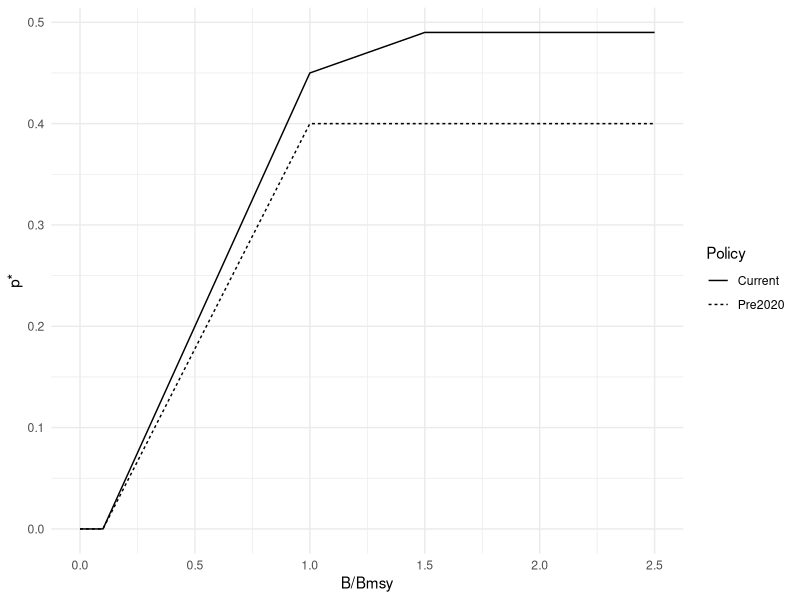
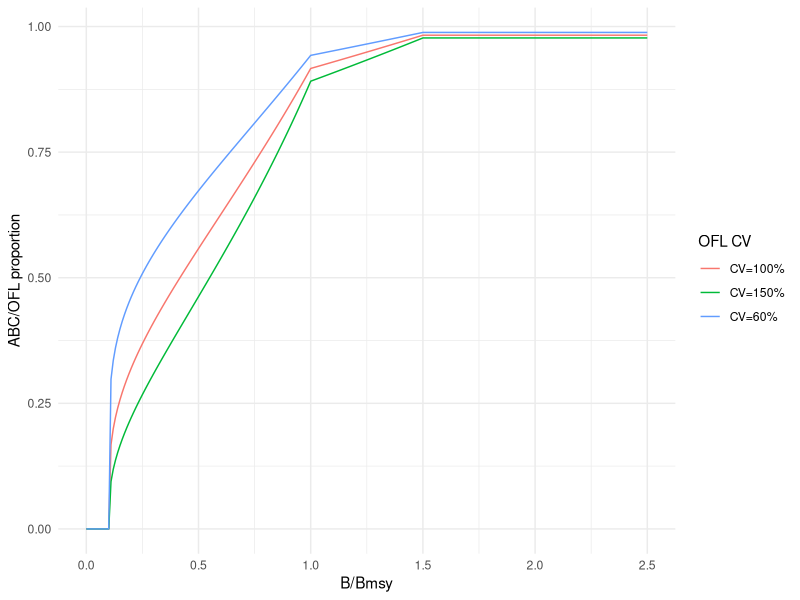

Here is the R script that generated these plots, in order:
## ---- chunk 1
knitr::opts_chunk$set(echo = FALSE,
                      message = FALSE,
                      warning = FALSE)
## ---- chunk 2

riskpol <- data.frame(Bfrac = c(0, 0.1, 1.0, 1.5, 2.5),
                      Current = c(0, 0, 0.45, 0.49, 0.49),
                      Pre2020 = c(0, 0, 0.4, 0.4, 0.4)
)

riskpol <- riskpol |>
  tidyr::pivot_longer(-Bfrac, names_to = "pstar")

p1 <- ggplot2::ggplot(riskpol, ggplot2::aes(x=Bfrac, y=value, linetype = pstar)) +
  ggplot2::geom_path(show.legend = TRUE) +
  ggplot2::theme_minimal() +
  ggplot2::xlab("B/Bmsy") +
  ggplot2::ylab("p*") +
  ggplot2::labs(linetype = "Policy")#+
  #theme(legend.position="bottom")

p1
#print(p1, vp=grid::viewport(gp=grid::gpar(cex=1.5)))
## ---- chunk 3

ABCprop <- data.frame(Bfrac = seq(0, 2.5, 0.01)) |>
  dplyr::mutate(pstar = dplyr::case_when(Bfrac <= 0.1 ~ 0,
                                  Bfrac > 0.1 & Bfrac <= 1.0 ~ (Bfrac-0.1)*((0.45-0)/(1-0.1)) ,
                                  Bfrac > 1.0 & Bfrac <= 1.5 ~ (Bfrac-1.0)*((0.49-0.45)/(1.5-1))+0.45,
                                  Bfrac > 1.5 ~ 0.49)) |>
  dplyr::mutate("CV=60%" = qlnorm(pstar, log(1), log(0.60 + 1)),
                "CV=100%" = qlnorm(pstar, log(1), log(1.00 + 1)),
                "CV=150%" = qlnorm(pstar, log(1), log(1.50 + 1))) |>
  tidyr::pivot_longer(-c(Bfrac, pstar), names_to = "CVlevel")
                       

p2 <- ggplot2::ggplot(ABCprop, ggplot2::aes(x=Bfrac, y=value, colour=CVlevel)) +
  ggplot2::geom_line()+  
  ggplot2::theme_minimal() +
  ggplot2::xlab("B/Bmsy") +
  ggplot2::ylab("ABC/OFL proportion") +
  ggplot2::labs(colour = "OFL CV") #+
  #theme(legend.position="bottom")

p2
#print(p2, vp=grid::viewport(gp=grid::gpar(cex=1.5)))
  
## ---- chunk 4

knitr::include_graphics("https://github.com/sgaichas/HSpresentations/raw/main/docs/images/RiskPolSquareEx.png")

## ---- chunk 5

knitr::include_graphics("https://github.com/MAFMC/indicators-project-docs/raw/main/onepagers/RiskPolInds_2.png")
